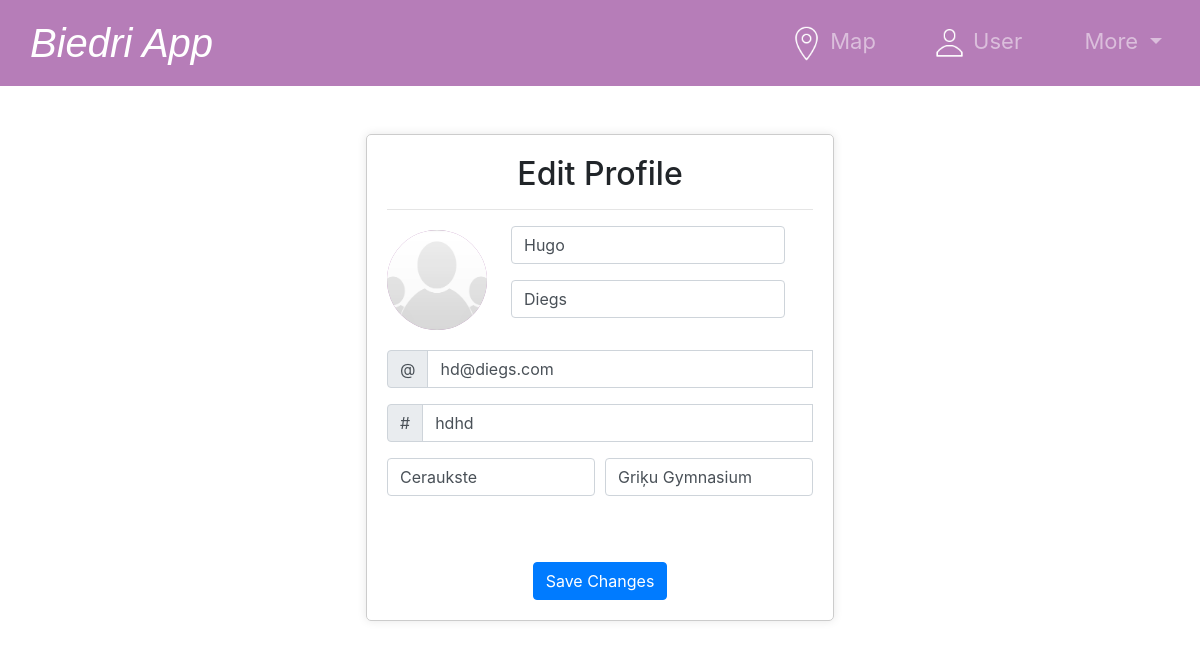
Page /settings (signed in) on the committed database.
### tables this page shows
CREATE TABLE "users" (
	"id"	INTEGER,
	"name"	TEXT NOT NULL,
	"surname"	TEXT NOT NULL,
	"username"	TEXT NOT NULL UNIQUE,
	"password"	TEXT NOT NULL,
	"email"	TEXT NOT NULL UNIQUE,
	"region"	TEXT NOT NULL,
	"school"	TEXT NOT NULL,
	"photo"	INTEGER,
	"last_edited"	TEXT,
	"slug"	TEXT UNIQUE,
	"deleted_at"	TEXT DEFAULT NULL,
	PRIMARY KEY("id" AUTOINCREMENT)
);

### app.py (the view, shortened to what this page needs)
@app.route('/settings', methods=['GET', 'POST'])
@login_required
def settings():
    try:
        conn = get_db_connection()
        cursor = conn.cursor()
        user = cursor.execute("SELECT * FROM users WHERE id = ?", (session["user_id"],)).fetchone()  # Corrected syntax
        return render_template("settings.html", user=user)
    except sqlite3.Error as e:
        return error(f"{e}", 500)
    finally:
        conn.close()

### app.py (called while the page is built)
def get_db_connection():
    conn = sqlite3.connect(db)
    conn.row_factory = sqlite3.Row
    return conn

@app.after_request
def after_request(response):
    response.headers["Cache-Control"] = "no-cache, no-store, must-revalidate"
    response.headers["Expires"] = 0
    response.headers["Pragma"] = "no-cache"
    return response

### helpers.py (called while the page is built)
def login_required(f):
    @wraps(f)
    def decorated_function(*args, **kwargs):
        if session.get("user_id") is None:
            return redirect("/login")
        return f(*args, **kwargs)
    return decorated_function

### templates/settings.html (shortened to what this page needs)
{% extends "layout.html" %}
{% block main %}
<div class="form-container">
    <h2>Edit Profile</h2>
    <hr>
    <form class="needs-validation" novalidate action="/settings" method="post" enctype="multipart/form-data">
        <div class="mb-3 d-flex align-items-center">
            <div class="profile-picture-container mr-4">
                <img src="{% if user['photo'] is none %}
                                {{ url_for('static', filename='files/system_pictures/jive-sgroup-default-portrait-large.png') }}
                            {% else %}
                                {{ url_for('static', filename='files/user_profile_pictures/' + user['photo']) }}
                            {% endif %}"
                    alt="Profile Picture" class="profile-picture">
            </div>
            <div>
                <div class="form-group">
                    <input type="text" name="name" class="form-control" id="name" value="{{ user['name'] }}" required>
                </div>
                <div class="form-group">
                    <input type="text" name="surname" class="form-control" id="surname" value="{{ user['surname'] }}" required>
                </div>
            </div>
        </div>
        <div class="mb-3">
            <div class="input-group">
                <div class="input-group-prepend">
                    <span class="input-group-text" id="inputGroupPrepend">@</span>
                </div>
                <input type="email" name="email" class="form-control" id="email" value="{{ user['email'] }}" required>
            </div>
        </div>
        <div class="mb-3">
            <div class="input-group">
                <div class="input-group-prepend">
                    <span class="input-group-text" id="inputGroupPrepend">#</span>
                </div>
                <input type="text" name="username" class="form-control" id="username" value="{{ user['username'] }}" required>
            </div>
        </div>
        <div class="form-row" id="regionschool">
            <div class="col-md-6 mb-3">
                <input type="text" name="region" class="form-control" id="region" value="{{ user['region'] }}" required>
            </div>
            <div class="col-md-6 mb-3">
                <input type="text" name="school" class="form-control" id="school" value="{{ user['school'] }}" required>
            </div>
        </div>
        <button class="btn btn-primary space-ontop" type="submit">Save Changes</button>
    </form>
</div>
{% endblock %}

### static/styles.css (style rules this page uses)
:root { --primary-color: rgb(116, 6, 120); --primary-color-faded: rgba(116, 6, 120, 0.523); --normal-color: #3a3a3a; --normal-color-faded: #3a3a3a7e; --new-color: #73b649; --new-color-faded: #73b64983; --favorite-color: rgba(204, 49, 49); --favorite-color-faded: rgba(204, 49, 49, 0.473); }
html { overflow-y: scroll; }
.profile-picture-container { width: 100px; height: 100px; border-radius: 50%; overflow: hidden; position: relative; cursor: pointer; display: flex; justify-content: center; align-items: center; margin: 0; padding: 0; background-color: var(--primary-color-faded); }
.profile-picture { width: 100%; height: 100%; object-fit: cover; }
.space-ontop { margin-top: 50px !important; }
@media (max-width: 1500px) { .form-container { width: 55% !important; } }
@media (max-width: 1200px) { .form-container { width: 60% !important; } }
.form-container { width: 50%; margin: 0 auto 100px auto !important; padding: 20px !important; border: 1px solid #ccc !important; border-radius: 5px !important; box-shadow: 0 0 10px rgba(0, 0, 0, 0.1) !important; text-align: center; }

### rows in the picture
users: name "Hugo", surname "Diegs", email "hd@diegs.com", username "hdhd", region "Ceraukste", school "Griķu Gymnasium"
